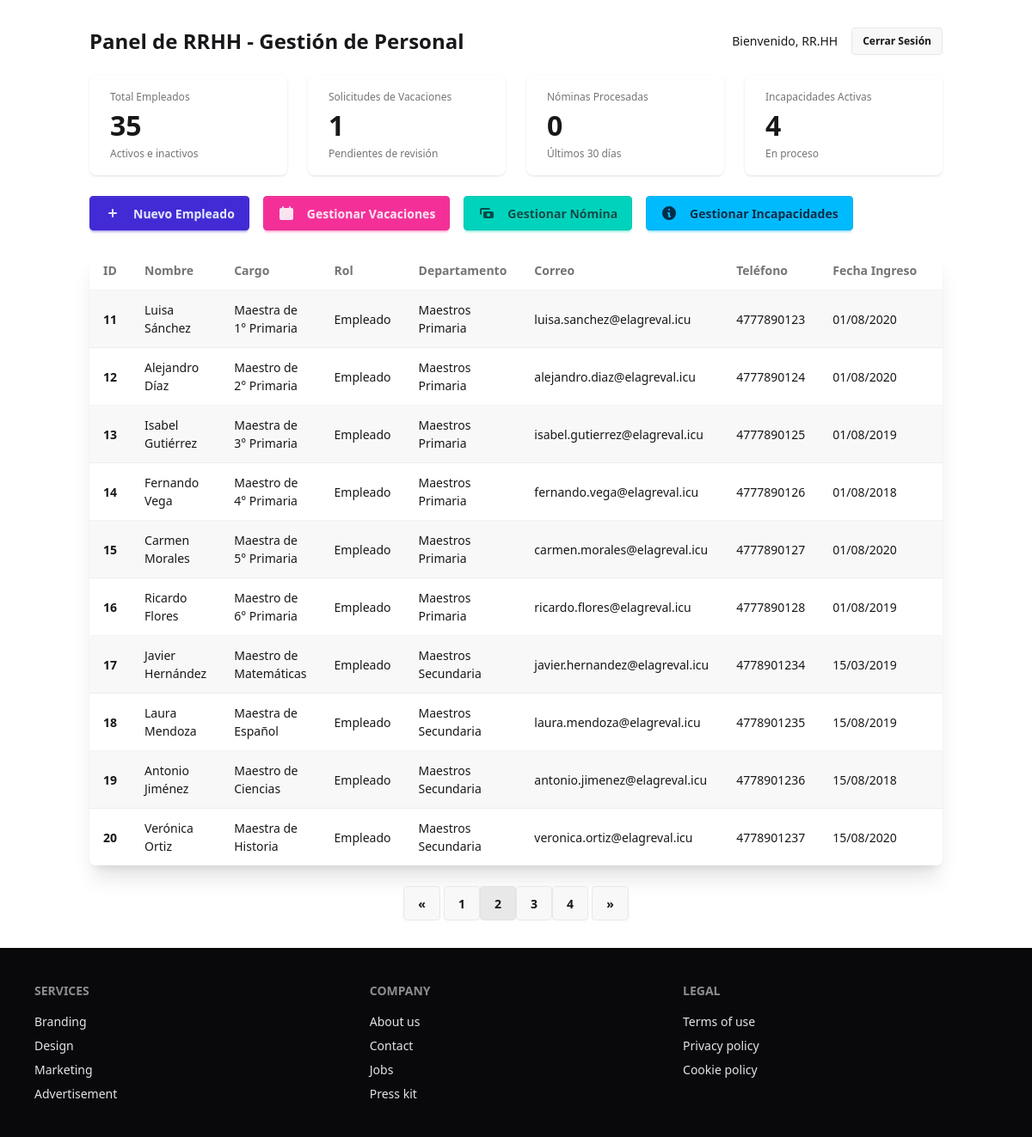
The app's page /rrhh/dashboard.php?pagina=2 (signed in) with its own data.
### tables this page shows
CREATE TABLE `EMPLEADOS` (
  `id_empleado` int(11) NOT NULL,
  `cargo` varchar(50) DEFAULT NULL,
  `fecha_nacimiento` date DEFAULT NULL,
  `fecha_ingreso_escuela` date DEFAULT NULL,
  `rfc` varchar(13) DEFAULT NULL,
  `estado_activo` tinyint(1) DEFAULT NULL,
  `nss` varchar(20) DEFAULT NULL,
  `domicilio` varchar(255) DEFAULT NULL,
  `telefono_personal` varchar(20) DEFAULT NULL,
  `curp` varchar(18) DEFAULT NULL,
  `id_departamento` int(11) DEFAULT NULL,
  `correo` varchar(100) DEFAULT NULL,
  `contraseña` varchar(255) DEFAULT NULL,
  `foto_de_perfil` blob DEFAULT NULL,
  `nickname` varchar(50) DEFAULT NULL,
  `historial_permisos` text DEFAULT NULL,
  `rol` varchar(100) DEFAULT NULL
);

CREATE TABLE `DEPARTAMENTO` (
  `id_departamento` int(11) NOT NULL,
  `tipo` varchar(50) DEFAULT NULL,
  `nombre_departamento` varchar(100) DEFAULT NULL
);

### rrhh/dashboard.php (the view, shortened to what this page needs)
<?php
require_once '../config/config.php';
include '../includes/header.php';
$conn = new mysqli($db_host, $db_user, $db_password, $db_name);
$conn->set_charset("utf8");
$registros_por_pagina = 10;
$pagina_actual = isset($_GET['pagina']) ? intval($_GET['pagina']) : 1;
$offset = ($pagina_actual - 1) * $registros_por_pagina;
$total_query = "SELECT COUNT(*) as total FROM EMPLEADOS";
$total_result = $conn->query($total_query);
$total_row = $total_result->fetch_assoc();
$total_empleados = $total_row['total'];
$total_paginas = ceil($total_empleados / $registros_por_pagina);
$sql = "SELECT e.id_empleado, e.cargo, e.correo, e.nickname, e.estado_activo,
               e.telefono_personal, e.fecha_ingreso_escuela, d.nombre_departamento, e.rol,
               n.salario_bruto
        FROM EMPLEADOS e
        LEFT JOIN DEPARTAMENTO d ON e.id_departamento = d.id_departamento
        LEFT JOIN NOMINAS n ON e.id_empleado = n.id_empleado
        ORDER BY e.id_empleado
        LIMIT $offset, $registros_por_pagina";
$result = $conn->query($sql);
$vacaciones_query = "SELECT COUNT(*) as pendientes FROM VACACIONES WHERE estado_aprobacion = 'pendiente'";
$vacaciones_result = $conn->query($vacaciones_query);
$vacaciones_pendientes = $vacaciones_result->fetch_assoc()['pendientes'];
$nomina_query = "SELECT COUNT(*) as total FROM NOMINAS WHERE fecha_pago >= DATE_SUB(CURDATE(), INTERVAL 30 DAY)";
$nomina_result = $conn->query($nomina_query);
$nominas_recientes = $nomina_result->fetch_assoc()['total'];
$incapacidades_query = "SELECT COUNT(*) as total FROM INCAPACIDADES WHERE estado = 1";
$incapacidades_result = $conn->query($incapacidades_query);
$incapacidades_activas = $incapacidades_result->fetch_assoc()['total'];
?>
<div class="container mx-auto px-4 py-8">
    <div class="flex justify-between items-center mb-6">
        <h1 class="text-2xl font-bold">Panel de RRHH - Gestión de Personal</h1>
        <div class="flex items-center space-x-4">
            <span class="text-sm">Bienvenido, <?php echo htmlspecialchars($_SESSION['nickname']); ?></span>
            <a href="../logout.php" class="btn btn-sm">Cerrar Sesión</a>
        </div>
    </div>
    <div class="grid grid-cols-1 md:grid-cols-4 gap-6 mb-6">
        <div class="stats shadow">
            <div class="stat">
                <div class="stat-title">Total Empleados</div>
                <div class="stat-value"><?php echo $total_empleados; ?></div>
                <div class="stat-desc">Activos e inactivos</div>
            </div>
        </div>
        <div class="stats shadow">
            <div class="stat">
                <div class="stat-title">Solicitudes de Vacaciones</div>
                <div class="stat-value"><?php echo $vacaciones_pendientes; ?></div>
                <div class="stat-desc">Pendientes de revisión</div>
            </div>
        </div>
        <div class="stats shadow">
            <div class="stat">
                <div class="stat-title">Nóminas Procesadas</div>
                <div class="stat-value"><?php echo $nominas_recientes; ?></div>
                <div class="stat-desc">Últimos 30 días</div>
            </div>
        </div>
        <div class="stats shadow">
            <div class="stat">
                <div class="stat-title">Incapacidades Activas</div>
                <div class="stat-value"><?php echo $incapacidades_activas; ?></div>
                <div class="stat-desc">En proceso</div>
            </div>
        </div>
    </div>
    <div class="flex flex-wrap gap-4 mb-6">
        <a href="crear_empleado.php" class="btn btn-primary">
            <svg xmlns="http://www.w3.org/2000/svg" class="h-5 w-5 mr-2" viewBox="0 0 20 20" fill="currentColor">
                <path fill-rule="evenodd" d="M10 5a1 1 0 011 1v3h3a1 1 0 110 2h-3v3a1 1 0 11-2 0v-3H6a1 1 0 110-2h3V6a1 1 0 011-1z" clip-rule="evenodd" />
            </svg>
            Nuevo Empleado
        </a>
        <a href="vacaciones/index.php" class="btn btn-secondary">
            <svg xmlns="http://www.w3.org/2000/svg" class="h-5 w-5 mr-2" viewBox="0 0 20 20" fill="currentColor">
                <path d="M6 2a1 1 0 00-1 1v1H4a2 2 0 00-2 2v10a2 2 0 002 2h12a2 2 0 002-2V6a2 2 0 00-2-2h-1V3a1 1 0 10-2 0v1H7V3a1 1 0 00-1-1zm0 5a1 1 0 000 2h8a1 1 0 100-2H6z"/>
            </svg>
            Gestionar Vacaciones
        </a>
        <a href="../nomina/rrhh/index.php" class="btn btn-accent">
            <svg xmlns="http://www.w3.org/2000/svg" class="h-5 w-5 mr-2" viewBox="0 0 20 20" fill="currentColor">
                <path fill-rule="evenodd" d="M4 4a2 2 0 00-2 2v4a2 2 0 002 2V6h10a2 2 0 00-2-2H4zm2 6a2 2 0 012-2h8a2 2 0 012 2v4a2 2 0 01-2 2H8a2 2 0 01-2-2v-4zm6 4a2 2 0 100-4 2 2 0 000 4z" clip-rule="evenodd"/>
            </svg>
            Gestionar Nómina
        </a>
        <a href="incapacidades/index.php" class="btn btn-info">
            <svg xmlns="http://www.w3.org/2000/svg" class="h-5 w-5 mr-2" viewBox="0 0 20 20" fill="currentColor">
                <path fill-rule="evenodd" d="M18 10a8 8 0 11-16 0 8 8 0 0116 0zm-7-4a1 1 0 11-2 0 1 1 0 012 0zM9 9a1 1 0 000 2v3a1 1 0 001 1h1a1 1 0 100-2v-3a1 1 0 00-1-1H9z" clip-rule="evenodd"/>
            </svg>
            Gestionar Incapacidades
        </a>
    </div>
    <div class="overflow-x-auto bg-base-100 shadow-xl rounded-lg">
        <table class="table w-full">
            <thead>
                <tr>
                    <th>ID</th>
                    <th>Nombre</th>
                    <th>Cargo</th>
                    <th>Rol</th>
                    <th>Departamento</th>
                    <th>Correo</th>
                    <th>Teléfono</th>
                    <th>Fecha Ingreso</th>
                    <th>Estado</th>
                </tr>
            </thead>
            <tbody>
                <?php
                if ($result->num_rows > 0) {
                    $fila_alterna = true;
                    while($row = $result->fetch_assoc()) {
                        $clase_fila = $fila_alterna ? 'bg-base-200' : '';
                        $estado_texto = $row['estado_activo'] ? 'Activo' : 'Inactivo';
                        $estado_clase = $row['estado_activo'] ? 'text-success' : 'text-error';
                ?>
                <tr class="<?php echo $clase_fila; ?>">
                    <th><?php echo $row['id_empleado']; ?></th>
                    <td><?php echo htmlspecialchars($row['nickname']); ?></td>
                    <td><?php echo htmlspecialchars($row['cargo']); ?></td>
                    <td><?php echo htmlspecialchars($row['rol'] ?? '', ENT_QUOTES, 'UTF-8'); ?></td>
                    <td><?php echo htmlspecialchars($row['nombre_departamento'] ?? 'Sin departamento'); ?></td>
                    <td><?php echo htmlspecialchars($row['correo']); ?></td>
                    <td><?php echo htmlspecialchars($row['telefono_personal'] ?? 'No disponible'); ?></td>
                    <td><?php echo $row['fecha_ingreso_escuela'] ? date('d/m/Y', strtotime($row['fecha_ingreso_escuela'])) : 'No disponible'; ?></td>
                    <td class="<?php echo $estado_clase; ?>"><?php echo $estado_texto; ?></td>
                </tr>
                <?php
                        $fila_alterna = !$fila_alterna;
                    }
                } else {
                ?>
                <tr>
                    <td colspan="10" class="text-center py-4">No se encontraron empleados</td>
                </tr>
                <?php } ?>
            </tbody>
        </table>
    </div>
    <?php if ($total_paginas > 1): ?>
    <div class="flex justify-center mt-6">
        <div class="btn-group">
            <?php if ($pagina_actual > 1): ?>
            <a href="?pagina=<?php echo ($pagina_actual - 1); ?>" class="btn">«</a>
            <?php else: ?>
            <button class="btn btn-disabled">«</button>
            <?php endif; ?>
            <?php
            $inicio = max(1, $pagina_actual - 2);
            $fin = min($total_paginas, $pagina_actual + 2);
            for ($i = $inicio; $i <= $fin; $i++) {
                if ($i == $pagina_actual) {
                    echo '<button class="btn btn-active">' . $i . '</button>';
                } else {
                    echo '<a href="?pagina=' . $i . '" class="btn">' . $i . '</a>';
                }
            }
            ?>
            <?php if ($pagina_actual < $total_paginas): ?>
            <a href="?pagina=<?php echo ($pagina_actual + 1); ?>" class="btn">»</a>
            <?php else: ?>
            <button class="btn btn-disabled">»</button>
            <?php endif; ?>
        </div>
    </div>
    <?php endif; ?>
</div>
<?php
include '../includes/footer.php';
?>

### records on screen
empleados: id_empleado "11", nickname "Luisa Sánchez", cargo "Maestra de 1° Primaria", rol "Empleado", id_departamento.nombre_departamento "Maestros Primaria", correo "luisa.sanchez@elagreval.icu", telefono_personal "4777890123", fecha_ingreso_escuela "01/08/2020"
empleados: id_empleado "12", nickname "Alejandro Díaz", cargo "Maestro de 2° Primaria", rol "Empleado", id_departamento.nombre_departamento "Maestros Primaria", correo "alejandro.diaz@elagreval.icu", telefono_personal "4777890124", fecha_ingreso_escuela "01/08/2020"
empleados: id_empleado "13", nickname "Isabel Gutiérrez", cargo "Maestra de 3° Primaria", rol "Empleado", id_departamento.nombre_departamento "Maestros Primaria", correo "isabel.gutierrez@elagreval.icu", telefono_personal "4777890125", fecha_ingreso_escuela "01/08/2019"
empleados: id_empleado "14", nickname "Fernando Vega", cargo "Maestro de 4° Primaria", rol "Empleado", id_departamento.nombre_departamento "Maestros Primaria", correo "fernando.vega@elagreval.icu", telefono_personal "4777890126", fecha_ingreso_escuela "01/08/2018"
empleados: id_empleado "15", nickname "Carmen Morales", cargo "Maestra de 5° Primaria", rol "Empleado", id_departamento.nombre_departamento "Maestros Primaria", correo "carmen.morales@elagreval.icu", telefono_personal "4777890127", fecha_ingreso_escuela "01/08/2020"
empleados: id_empleado "16", nickname "Ricardo Flores", cargo "Maestro de 6° Primaria", rol "Empleado", id_departamento.nombre_departamento "Maestros Primaria", correo "ricardo.flores@elagreval.icu", telefono_personal "4777890128", fecha_ingreso_escuela "01/08/2019"
empleados: id_empleado "17", nickname "Javier Hernández", cargo "Maestro de Matemáticas", rol "Empleado", id_departamento.nombre_departamento "Maestros Secundaria", correo "javier.hernandez@elagreval.icu", telefono_personal "4778901234", fecha_ingreso_escuela "15/03/2019"
empleados: id_empleado "18", nickname "Laura Mendoza", cargo "Maestra de Español", rol "Empleado", id_departamento.nombre_departamento "Maestros Secundaria", correo "laura.mendoza@elagreval.icu", telefono_personal "4778901235", fecha_ingreso_escuela "15/08/2019"
empleados: id_empleado "19", nickname "Antonio Jiménez", cargo "Maestro de Ciencias", rol "Empleado", id_departamento.nombre_departamento "Maestros Secundaria", correo "antonio.jimenez@elagreval.icu", telefono_personal "4778901236", fecha_ingreso_escuela "15/08/2018"
empleados: id_empleado "20", nickname "Verónica Ortiz", cargo "Maestra de Historia", rol "Empleado", id_departamento.nombre_departamento "Maestros Secundaria", correo "veronica.ortiz@elagreval.icu", telefono_personal "4778901237", fecha_ingreso_escuela "15/08/2020"

### other values on screen
$_SESSION['nickname'] "RR.HH"
$total_empleados "35"
$vacaciones_pendientes "1"
$nominas_recientes "0"
$incapacidades_activas "4"
